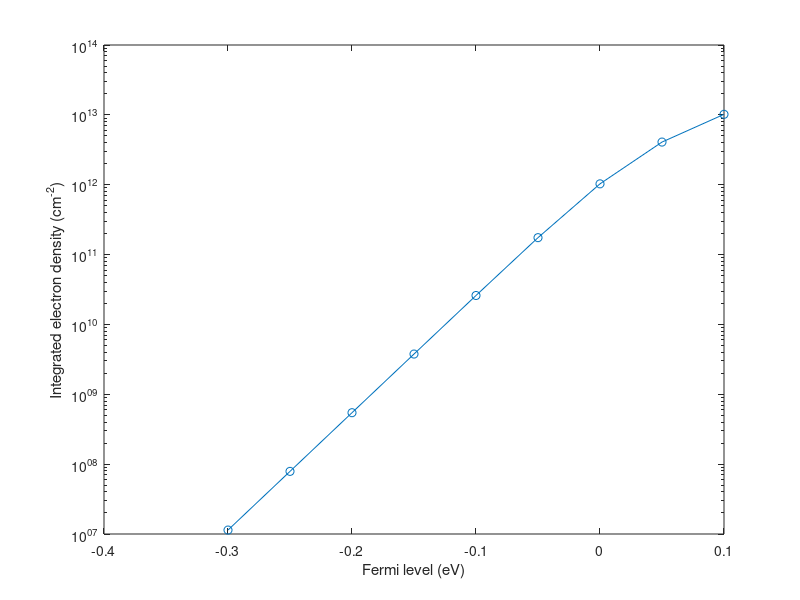

MATLAB code for this plot:
clear;

h = 6.626176e-34; % Planck constant, J s
hbar = h / (2*pi); % Reduced Planck constant, J s
q = 1.602192e-19; % Elementary charge, C
m0 = 9.109534e-31; % Electron rest mass, kg
k_B = 1.380662e-23; % Boltzmann constant, J/K
T = 300.0; % Temperature, K

Lx = 100e-9; Ly = 100e-9; Lz = 5e-9; % Lenghs, m
mxx = 0.19; myy = 0.19; mzz = 0.91; % Masses, m0
nmax = 50;
coef = 2*Lx*Ly/(2*pi)*sqrt(mxx*myy)*m0/(hbar^2)*(k_B*T);

Ef = [-0.3:0.05:0.1];  % -0.3eV ~ 0.1eV

subbandNumber = 0;
totalNumber = zeros(length(Ef),1);


for i = 1:length(Ef)    
    for n=1:nmax
        Ez = (hbar^2)/(2*mzz*m0)*(pi*n/Lz)^2;
        subbandNumber = coef*log(1+exp(-(Ez-Ef(i)*q)/(k_B*T)));
        totalNumber(i,1) = totalNumber(i,1) + subbandNumber;
    end    
end

semilogy(Ef,totalNumber/(Lx*Ly*1e4),'-o')  %/cm^2
xlabel('Fermi level (eV)')
ylabel('Integrated electron density (cm^{-2})')
